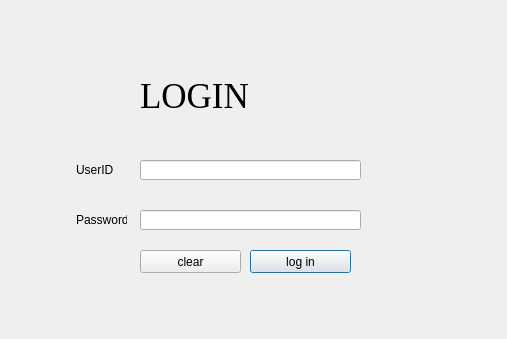
<?xml version="1.0" encoding="UTF-8"?>
<ui version="4.0">
 <class>login</class>
 <widget class="QDialog" name="login">
  <property name="geometry">
   <rect>
    <x>0</x>
    <y>0</y>
    <width>507</width>
    <height>339</height>
   </rect>
  </property>
  <property name="windowTitle">
   <string>Dialog</string>
  </property>
  <widget class="QLabel" name="label">
   <property name="geometry">
    <rect>
     <x>140</x>
     <y>70</y>
     <width>181</width>
     <height>51</height>
    </rect>
   </property>
   <property name="font">
    <font>
     <family>Times New Roman</family>
     <pointsize>26</pointsize>
    </font>
   </property>
   <property name="text">
    <string>LOGIN</string>
   </property>
  </widget>
  <widget class="QLineEdit" name="lineEdit">
   <property name="geometry">
    <rect>
     <x>140</x>
     <y>160</y>
     <width>221</width>
     <height>20</height>
    </rect>
   </property>
   <property name="whatsThis">
    <string>&lt;html&gt;&lt;head/&gt;&lt;body&gt;&lt;p&gt;enter user ID...&lt;/p&gt;&lt;/body&gt;&lt;/html&gt;</string>
   </property>
  </widget>
  <widget class="QLineEdit" name="lineEdit_2">
   <property name="geometry">
    <rect>
     <x>140</x>
     <y>210</y>
     <width>221</width>
     <height>20</height>
    </rect>
   </property>
  </widget>
  <widget class="QLabel" name="label_2">
   <property name="geometry">
    <rect>
     <x>76</x>
     <y>160</y>
     <width>51</width>
     <height>20</height>
    </rect>
   </property>
   <property name="text">
    <string>UserID</string>
   </property>
  </widget>
  <widget class="QLabel" name="label_3">
   <property name="geometry">
    <rect>
     <x>76</x>
     <y>210</y>
     <width>51</width>
     <height>20</height>
    </rect>
   </property>
   <property name="text">
    <string>Password</string>
   </property>
  </widget>
  <widget class="QPushButton" name="logInPushButton">
   <property name="geometry">
    <rect>
     <x>250</x>
     <y>250</y>
     <width>101</width>
     <height>23</height>
    </rect>
   </property>
   <property name="text">
    <string>log in</string>
   </property>
  </widget>
  <widget class="QPushButton" name="clearPushButton">
   <property name="geometry">
    <rect>
     <x>140</x>
     <y>250</y>
     <width>101</width>
     <height>23</height>
    </rect>
   </property>
   <property name="text">
    <string>clear</string>
   </property>
  </widget>
 </widget>
 <resources/>
 <connections/>
</ui>
